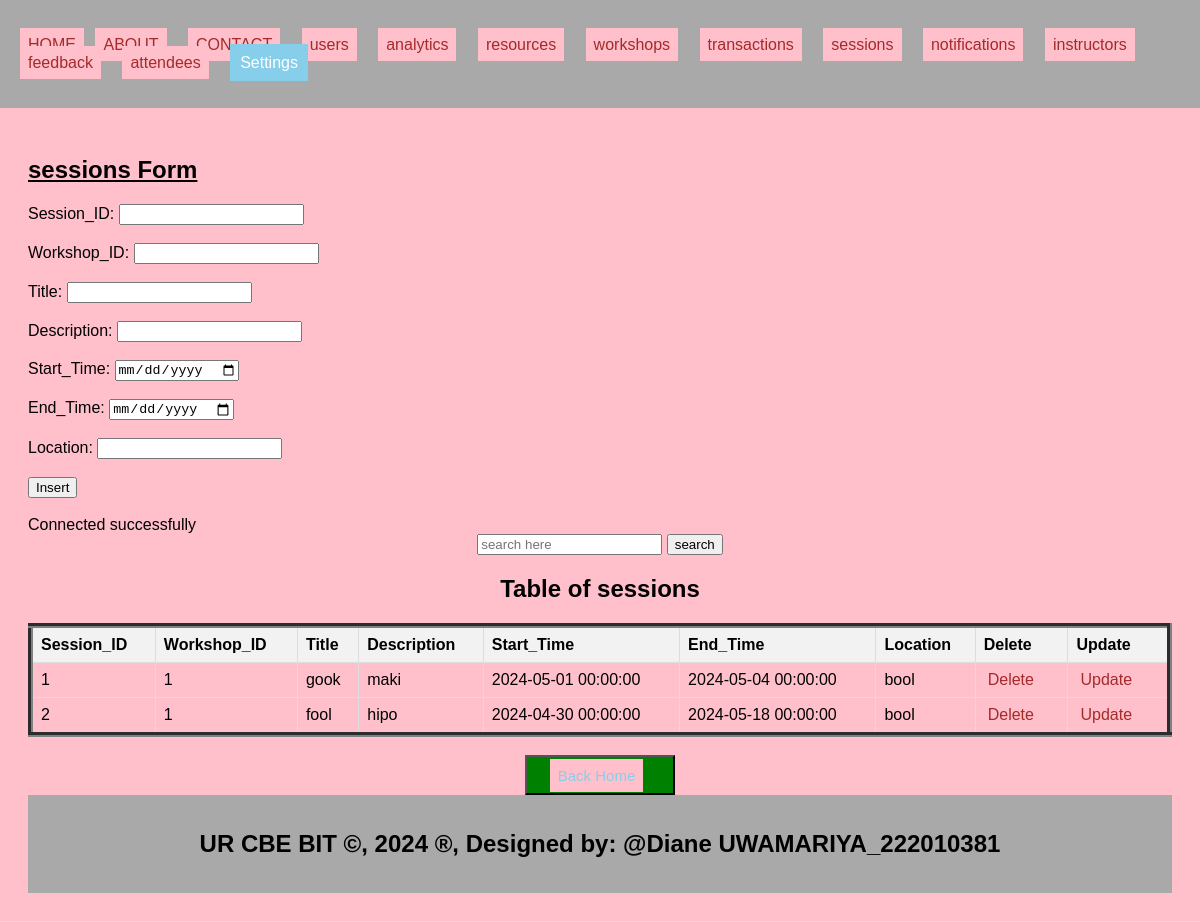
Screenshot of /sessions.php with the database file from the repository.
### tables this page shows
CREATE TABLE `sessions` (
  `Session_ID` int(11) NOT NULL,
  `Workshop_ID` int(11) DEFAULT NULL,
  `Title` varchar(255) DEFAULT NULL,
  `Description` text DEFAULT NULL,
  `Start_Time` datetime DEFAULT NULL,
  `End_Time` datetime DEFAULT NULL,
  `Location` varchar(50) DEFAULT NULL
);

### sessions.php (the view, shortened to what this page needs)
<!DOCTYPE html>
<html lang="en">
<head>
    <link rel="stylesheet" type="text/css" href="style.css">
</head>
<body>
<header>
 <body bgcolor="pink">
    <ul style="list-style-type: none; padding: 0;">
        <li style="display: inline;"><a href="./home.html">HOME</a></li>
        <li style="display: inline; margin-right: 10px;"><a href="./about.html">ABOUT</a></li>
        <li style="display: inline; margin-right: 10px;"><a href="./contact.html">CONTACT</a></li>
    <li style="display: inline; margin-right: 10px;"><a href="./users.php">users</a>
  </li>
    <li style="display: inline; margin-right: 10px;"><a href="./analytics.php">analytics</a>
  </li>
    <li style="display: inline; margin-right: 10px;"><a href="./resources.php">resources</a>
  </li>
    <li style="display: inline; margin-right: 10px;"><a href="./workshops.php">workshops</a>
  </li>
    <li style="display: inline; margin-right: 10px;"><a href="./transactions.php">transactions</a>
  </li>
    <li style="display: inline; margin-right: 10px;"><a href="./sessions.php">sessions</a>
    <li style="display: inline; margin-right: 10px;"><a href="./notifications.php">notifications</a>
  </li>
    <li style="display: inline; margin-right: 10px;"><a href="./instructors.php">instructors</a>
  </li>
    <li style="display: inline; margin-right: 10px;"><a href="./feedback.php">feedback</a>
  </li>
    <li style="display: inline; margin-right: 10px;"><a href="./attendees.php">attendees</a>
  </li>
        <li class="dropdown" style="display: inline; margin-right: 10px;">
            <a href="#" style="padding: 10px; color: white; background-color: skyblue; text-decoration: none; margin-right: 15px;">Settings</a>
        </li>
    </ul>
</header>
<section>
    <h1><u>sessions Form</u></h1>
    <form method="post">
        <label for="Session_ID">Session_ID:</label>
        <input type="number" id="Session_ID" name="Session_ID"><br><br>
        <label for="Workshop_ID">Workshop_ID:</label>
        <input type="number" id="Workshop_ID" name="Workshop_ID"><br><br>
         <label for="Title">Title:</label>
        <input type="text" id="Title" name="Title"><br><br>
        <label for="Description">Description:</label>
        <input type="text" id="Description" name="Description" required><br><br>
        <label for="Start_Time">Start_Time:</label>
        <input type="date" id="Start_Time" name="Start_Time" required><br><br>
        <label for="End_Time">End_Time:</label>
        <input type="date" id="End_Time" name="End_Time" required><br><br>
        <label for="Location">Location:</label>
        <input type="text" id="Location" name="Location"  required><br><br>
      <input type="submit" name="add" value="Insert"><br><br>
    </form>
<?php
include('db_conn.php');
$sql = "SELECT * FROM sessions";
$result = $connection->query($sql);
?>
<!DOCTYPE html>
<html>
<head>
</head>
<body>
    <center><form action="search_sessions" method="GET"><input type="text" name="query" placeholder="search here">
    <button>search</button></form><h2>Table of sessions</h2></center>
    <table border="5">
        <tr>
            <th>Session_ID</th>
            <th>Workshop_ID</th>
            <th>Title</th>
            <th>Description</th>
            <th>Start_Time</th>
            <th>End_Time</th>
            <th>Location</th>
            <th>Delete</th>
            <th>Update</th>
        </tr>
        <?php
        if ($result->num_rows > 0) {
            while ($row = $result->fetch_assoc()) {
                $Session_ID = $row['Session_ID'];
                echo "<tr>
                    <td>" . $row['Session_ID'] . "</td>
                    <td>" . $row['Workshop_ID'] . "</td>
                    <td>" . $row['Title'] . "</td>
                    <td>" . $row['Description'] . "</td>
                    <td>" . $row['Start_Time'] . "</td>
                    <td>" . $row['End_Time'] . "</td>
                    <td>" . $row['Location'] . "</td>
                      <td><a style='padding:4px' href='delete_sessions.php?Session_ID=$Session_ID'>Delete</a></td>
                    <td><a style='padding:4px' href='update_sessions.php?Session_ID=$Session_ID'>Update</a></td>
                </tr>";
            }
        } else {
            echo "<tr><td colspan='6'>No data found</td></tr>";
        }
        ?>
    </table>
    <br>
<center>
<button style="background-color: green; width: 150px;height: 40px;" ><a href="home.html" style=" font-size: 15px;color: skyblue;text-decoration: none" >Back Home</a></button>
</center>
</body>
</html>
  <footer>
  <center>
    <b><h2>UR CBE BIT &copy, 2024 &reg, Designed by: @Diane UWAMARIYA_222010381</h2></b>
  </center>
</footer>

### style.css (style rules this page uses)
body { font-family: Arial, sans-serif; margin: 0; padding: 0; }
.dropdown { position: relative; display: inline; margin-right: 10px; }
body { font-family: Arial,sans-serif; margin:0; padding:0; }
header { background-color:darkgray; padding: 20px; }
.dropdown { position: right; display:right; direction:rtl; }
section { padding:28px; border-bottom: 1px solid #ddd; }
footer { text-align: center; padding: 15px; background-color:darkgray; }

### sessions.php (style rules this page uses)
a { padding: 8px; color: white; background-color: pink; text-decoration: none; margin-right: 7px; }
a:link { color: brown; }
table { width: 100%; border-collapse: collapse; }
th, td { border: 1px solid #ddd; padding: 8px; text-align: left; }
th { background-color: #f2f2f2; }

### rows the page displays
sessions: Session_ID "1", Workshop_ID "1", Title "gook", Description "maki", Start_Time "2024-05-01 00:00:00", End_Time "2024-05-04 00:00:00", Location "bool"
sessions: Session_ID "2", Workshop_ID "1", Title "fool", Description "hipo", Start_Time "2024-04-30 00:00:00", End_Time "2024-05-18 00:00:00", Location "bool"
